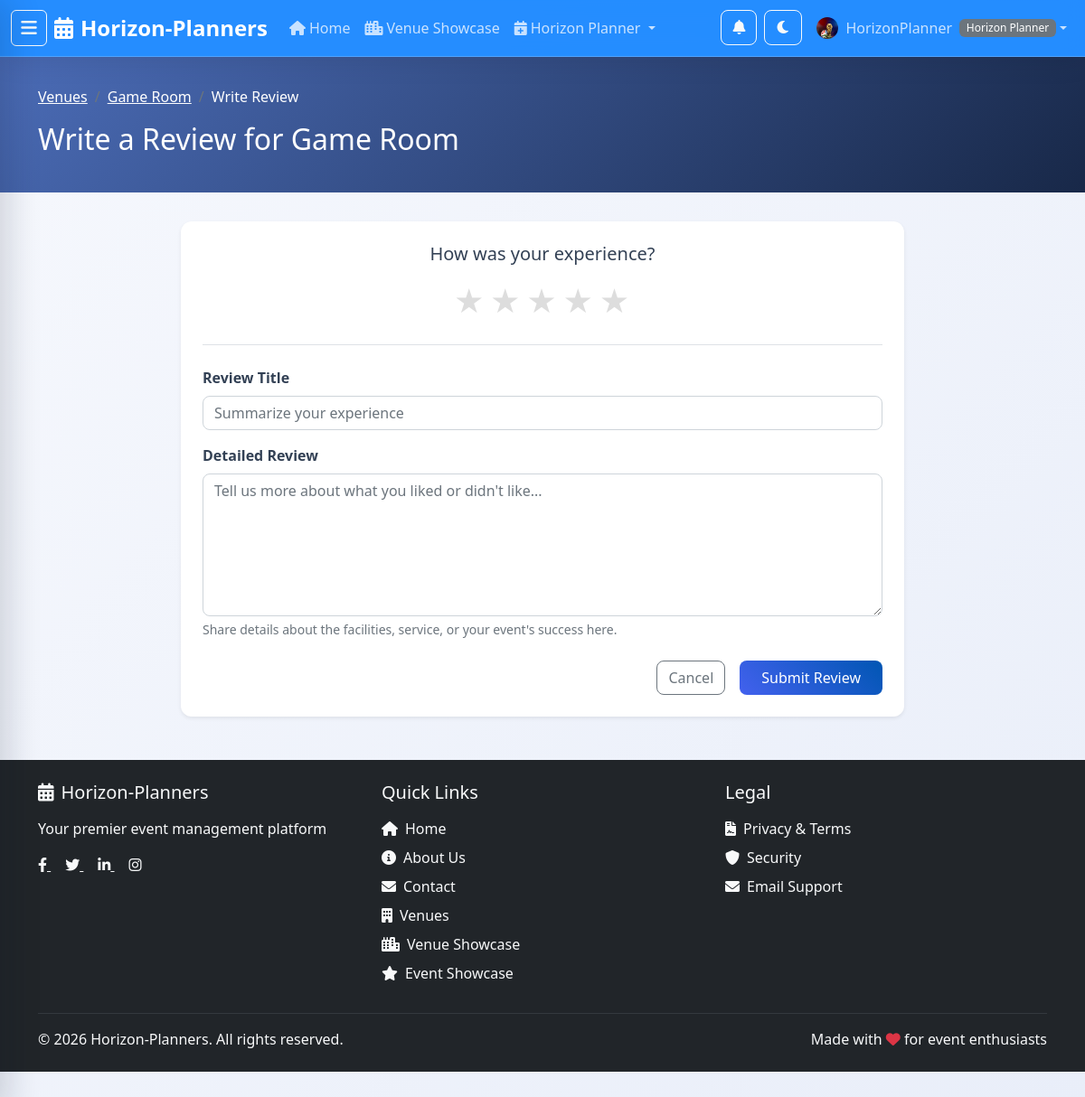
/reviews/venue/7/review/ (signed in), run on the app's committed database.
### apps/users/models.py (models this page shows, shortened)
class User(AbstractUser):
    class Role(models.TextChoices):
        BASIC = 'basic', 'Basic User'
        HORIZON_PLANNER = 'horizon_planner', 'Horizon Planner'
        VENUE_MANAGER = 'venue_manager', 'Venue Manager'
        ADMIN = 'admin', 'Admin'
    role = models.CharField(
        max_length=20,
        choices=Role.choices,
        default=Role.BASIC,
        help_text='User role determines access permissions'
    )
    phone_number = models.CharField(max_length=20, blank=True, null=True)
    date_of_birth = models.DateField(blank=True, null=True)
    profile_picture = models.ImageField(upload_to='profile_pictures/', blank=True, null=True)
    created_at = models.DateTimeField(auto_now_add=True)
    updated_at = models.DateTimeField(auto_now=True)
    @property
    def is_basic_user(self):
        return self.role == self.Role.BASIC
    @property
    def is_horizon_planner(self):
        return self.role == self.Role.HORIZON_PLANNER
    @property
    def is_venue_manager(self):
        return self.role == self.Role.VENUE_MANAGER
    @property
    def is_admin_user(self):
        return self.role == self.Role.ADMIN or self.is_superuser

### apps/venues/models.py (models this page shows, shortened)
class Venue(TimeStampedModel):
    name = models.CharField(max_length=200)
    slug = models.SlugField(max_length=250, unique=True, blank=True)
    description = models.TextField()
    address = models.TextField()
    city = models.CharField(max_length=100)
    state = models.CharField(max_length=100)
    postal_code = models.CharField(max_length=20)
    country = models.CharField(max_length=100, default='USA')
    capacity = models.PositiveIntegerField(help_text='Maximum number of people')
    area_sqft = models.PositiveIntegerField(null=True, blank=True, help_text='Area in square feet')
    hourly_rate = models.DecimalField(max_digits=10, decimal_places=2)
    daily_rate = models.DecimalField(max_digits=10, decimal_places=2, null=True, blank=True)
    contact_person = models.CharField(max_length=200)
    contact_phone = models.CharField(max_length=20)
    contact_email = models.EmailField()
    has_parking = models.BooleanField(default=False)
    has_wifi = models.BooleanField(default=False)
    has_catering = models.BooleanField(default=False)
    has_av_equipment = models.BooleanField(default=False)
    has_accessibility = models.BooleanField(default=False)
    manager = models.ForeignKey(
        settings.AUTH_USER_MODEL,
        on_delete=models.CASCADE,
        related_name='managed_venues',
        limit_choices_to={'role': 'venue_manager'}
    )
    is_active = models.BooleanField(default=True)
    class Meta:
        ordering = ['name']

### apps/reviews/views.py (the view, shortened to what this page needs)
# urls.py: path('venue/<int:venue_id>/review/', views.CreateVenueReviewView.as_view(), name='create_venue_review'),
class CreateVenueReviewView(LoginRequiredMixin, View):
    def get(self, request, venue_id):
        venue = get_object_or_404(Venue, pk=venue_id)
        has_booked = VenueBookingRequest.objects.filter(
            requester=request.user,
            venue=venue,
            status__in=['approved', 'completed'],
        ).exists()
        has_event_at_venue = Event.objects.filter(
            manager=request.user,
            venue=venue,
        ).exists()
        can_review = has_booked or has_event_at_venue
        already_reviewed = Review.objects.filter(
            user=request.user,
            venue=venue,
        ).exists()
        context = {
            'venue': venue,
            'can_review': can_review,
            'already_reviewed': already_reviewed,
        }
        return render(request, 'reviews/create_venue_review.html', context)

### templates/reviews/create_venue_review.html (shortened to what this page needs)
{% extends 'base.html' %}
{% load static %}
{% block content %}
<div class="hero-bg">
    <div class="container">
        <nav aria-label="breadcrumb">
            <ol class="breadcrumb">
                <li class="breadcrumb-item"><a href="{% url 'venues:venue_list' %}" class="text-white">Venues</a></li>
                <li class="breadcrumb-item"><a href="{% url 'venues:venue_detail' venue.slug %}" class="text-white">{{ venue.name }}</a></li>
                <li class="breadcrumb-item active text-white" aria-current="page">Write Review</li>
            </ol>
        </nav>
        <h2>Write a Review for {{ venue.name }}</h2>
    </div>
</div>
<div class="container mb-5">
    <div class="review-form-container">
        <div class="card shadow-sm">
            <div class="card-body p-4">
                {% if not can_review and not review %}
                    <div class="alert alert-warning">
                        <i class="fas fa-exclamation-triangle me-2"></i>
                        You can only review venues you have booked or used for an event.
                    </div>
                    <a href="{% url 'venues:venue_detail' venue.slug %}" class="btn btn-primary">Return to Venue</a>
                {% elif already_reviewed and not review %}
                    <div class="alert alert-info">
                        <i class="fas fa-info-circle me-2"></i>
                        You have already reviewed this venue.
                    </div>
                    <a href="{% url 'venues:venue_detail' venue.slug %}" class="btn btn-primary">Return to Venue</a>
                {% else %}
                    <form method="post" action="{% if review %}{% url 'reviews:edit_review' review.pk %}{% else %}{% url 'reviews:create_venue_review' venue.pk %}{% endif %}">
                        <div class="mb-4 text-center border-bottom pb-4">
                            <h5 class="mb-3">How was your experience?</h5>
                            <div class="star-rating mx-auto d-inline-block">
                                <label for="star5" title="5 stars"></label>
                                <label for="star4" title="4 stars"></label>
                                <label for="star3" title="3 stars"></label>
                                <label for="star2" title="2 stars"></label>
                                <label for="star1" title="1 star"></label>
                            </div>
                        </div>
                        <div class="mb-3">
                            <label for="title" class="form-label fw-bold">Review Title</label>
                            <input type="text" class="form-control" id="title" name="title" value="{{ review.title|default:'' }}" placeholder="Summarize your experience" required>
                        </div>
                        <div class="mb-4">
                            <label for="content" class="form-label fw-bold">Detailed Review</label>
                            <textarea class="form-control" id="content" name="content" rows="6" placeholder="Tell us more about what you liked or didn't like..." required>{{ review.content|default:'' }}</textarea>
                            <div class="form-text">Share details about the facilities, service, or your event's success here.</div>
                        </div>
                        <div class="d-grid gap-2 d-md-flex justify-content-md-end">
                            <a href="{% url 'venues:venue_detail' venue.slug %}" class="btn btn-outline-secondary me-md-2">Cancel</a>
                            <button type="submit" class="btn btn-primary px-4">
                                {% if review %}Update Review{% else %}Submit Review{% endif %}
                            </button>
                        </div>
                    </form>
                {% endif %}
            </div>
        </div>
    </div>
</div>
{% endblock %}

### templates/base.html (shortened to what this page needs)
<!DOCTYPE html>
<html lang="en">
<head>
    <link href="https://cdn.jsdelivr.net/npm/bootstrap@5.1.3/dist/css/bootstrap.min.css" rel="stylesheet">
    <link rel="stylesheet" href="https://cdnjs.cloudflare.com/ajax/libs/font-awesome/6.0.0/css/all.min.css">
    {% load static %}
    <link rel="stylesheet" href="{% static 'css/style.css' %}">
</head>
<body>
    <nav class="navbar navbar-expand-lg navbar-dark sticky-top glass-navbar">
        <div class="container-fluid">
            <button type="button" class="btn btn-outline-light me-2" id="sidebarToggle">
                <i class="fas fa-bars"></i>
            </button>
            <a class="navbar-brand" href="{% url 'events:home' %}">
                <i class="fas fa-calendar-alt me-2"></i>Horizon-Planners
            </a>
            <div class="collapse navbar-collapse" id="navbarNav">
                <ul class="navbar-nav me-auto">
                    <li class="nav-item">
                        <a class="nav-link" href="{% url 'events:home' %}">
                            <i class="fas fa-home me-1"></i>Home
                        </a>
                    </li>
                    <li class="nav-item">
                        <a class="nav-link" href="{% url 'venues:venue_showcase' %}">
                            <i class="fas fa-city me-1"></i>Venue Showcase
                        </a>
                    </li>
                    {% if user.is_authenticated %}
                    {% if user.is_horizon_planner and not user.is_admin_user %}
                    <li class="nav-item dropdown">
                        <a class="nav-link dropdown-toggle" href="#" data-bs-toggle="dropdown">
                            <i class="fas fa-calendar-plus me-1"></i>Horizon Planner
                        </a>
                    </li>
                    {% endif %}
                    {% endif %}
                </ul>
                <ul class="navbar-nav">
                    {% if user.is_authenticated %}
                    <li class="nav-item me-2">
                        <div class="dropdown">
                            <button class="btn btn-outline-light position-relative" id="notificationBell"
                                data-bs-toggle="dropdown" title="Notifications">
                                <i class="fas fa-bell"></i>
                            </button>
                        </div>
                    </li>
                    {% endif %}
                    <li class="nav-item me-2">
                        <button type="button" id="nightModeToggle" class="btn btn-outline-light"
                            title="Toggle Night Mode">
                        </button>
                    </li>
                    {% if user.is_authenticated %}
                    <li class="nav-item dropdown">
                        <a class="nav-link dropdown-toggle d-flex align-items-center" href="#"
                            data-bs-toggle="dropdown">
                            {% if user.profile_picture %}
                            <img src="{{ user.profile_picture.url }}" alt="Profile" class="rounded-circle me-2"
                                style="width: 24px; height: 24px; object-fit: cover;">
                            {% else %}
                            <i class="fas fa-user me-2"></i>
                            {% endif %}
                            {{ user.username }}
                            <span class="badge bg-secondary ms-2">{{ user.get_role_display }}</span>
                        </a>
                    </li>
                    {% endif %}
                </ul>
            </div>
        </div>
    </nav>
    <main>
        {% block content %}{% endblock %}
    </main>
    <footer class="bg-dark text-light py-4 mt-5">
        <div class="container">
            <div class="row">
                <div class="col-md-4 mb-4 mb-md-0">
                    <h5 class="mb-3">
                        <i class="fas fa-calendar-alt me-2"></i>Horizon-Planners
                    </h5>
                    <p>Your premier event management platform</p>
                    <div class="social-links mt-3">
                        <a href="https://facebook.com" target="_blank" class="text-light me-3">
                            <i class="fab fa-facebook-f"></i>
                        </a>
                        <a href="https://twitter.com" target="_blank" class="text-light me-3">
                            <i class="fab fa-twitter"></i>
                        </a>
                        <a href="https://linkedin.com" target="_blank" class="text-light me-3">
                            <i class="fab fa-linkedin-in"></i>
                        </a>
                        <a href="https://instagram.com" target="_blank" class="text-light">
                            <i class="fab fa-instagram"></i>
                        </a>
                    </div>
                </div>
                <div class="col-md-4 mb-4 mb-md-0">
                    <h5 class="mb-3">Quick Links</h5>
                    <ul class="list-unstyled">
                        <li class="mb-2">
                            <a href="{% url 'events:home' %}" class="text-light text-decoration-none">
                                <i class="fas fa-home me-2"></i>Home
                            </a>
                        </li>
                        <li class="mb-2">
                            <a href="{% url 'events:about' %}" class="text-light text-decoration-none">
                                <i class="fas fa-info-circle me-2"></i>About Us
                            </a>
                        </li>
                        <li class="mb-2">
                            <a href="{% url 'events:contact' %}" class="text-light text-decoration-none">
                                <i class="fas fa-envelope me-2"></i>Contact
                            </a>
                        </li>
                        <li class="mb-2">
                            <a href="{% url 'venues:venue_list' %}" class="text-light text-decoration-none">
                                <i class="fas fa-building me-2"></i>Venues
                            </a>
                        </li>
                        <li class="mb-2">
                            <a href="{% url 'venues:venue_showcase' %}" class="text-light text-decoration-none">
                                <i class="fas fa-city me-2"></i>Venue Showcase
                            </a>
                        </li>
                        <li class="mb-2">
                            <a href="{% url 'events:event_showcase' %}" class="text-light text-decoration-none">
                                <i class="fas fa-star me-2"></i>Event Showcase
                            </a>
                        </li>
                    </ul>
                </div>
                <div class="col-md-4">
                    <h5 class="mb-3">Legal</h5>
                    <ul class="list-unstyled">
                        <li class="mb-2">
                            <a href="{% url 'events:policy' %}" class="text-light text-decoration-none">
                                <i class="fas fa-file-contract me-2"></i>Privacy & Terms
                            </a>
                        </li>
                        <li class="mb-2">
                            <a href="#" class="text-light text-decoration-none">
                                <i class="fas fa-shield-alt me-2"></i>Security
                            </a>
                        </li>
                        <li class="mb-2">
                            <a href="mailto:support@horizonplanners.com" class="text-light text-decoration-none">
                                <i class="fas fa-envelope me-2"></i>Email Support
                            </a>
                        </li>
                    </ul>
                </div>
            </div>
            <hr class="bg-secondary">
            <div class="row align-items-center">
                <div class="col-md-6">
                    <p class="mb-0">&copy; {% now "Y" %} Horizon-Planners. All rights reserved.</p>
                </div>
                <div class="col-md-6 text-md-end">
                    <p class="mb-0">Made with <i class="fas fa-heart text-danger"></i> for event enthusiasts</p>
                </div>
            </div>
        </div>
    </footer>
</body>
</html>

### data on the page
User: profile_picture (picture), username "HorizonPlanner", role "Horizon Planner"
Venue: name "Game Room"
